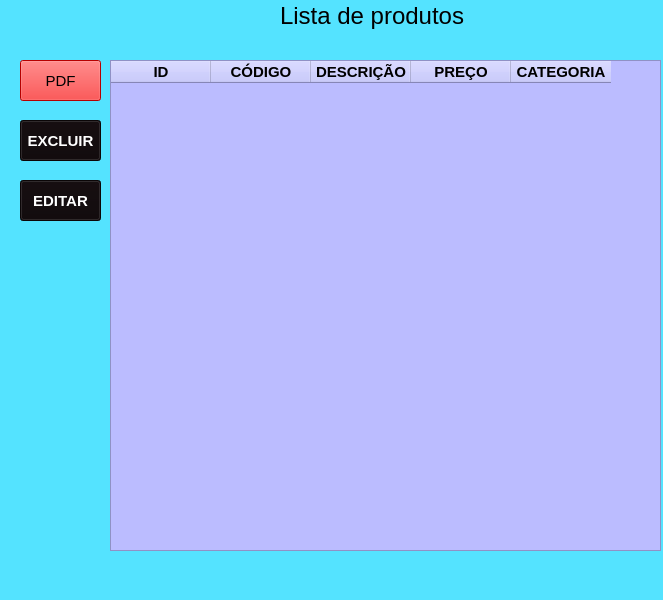
<?xml version="1.0" encoding="UTF-8"?>
<ui version="4.0">
 <class>MainWindow</class>
 <widget class="QMainWindow" name="MainWindow">
  <property name="geometry">
   <rect>
    <x>0</x>
    <y>0</y>
    <width>663</width>
    <height>600</height>
   </rect>
  </property>
  <property name="font">
   <font>
    <weight>75</weight>
    <bold>true</bold>
   </font>
  </property>
  <property name="windowTitle">
   <string>MainWindow</string>
  </property>
  <property name="styleSheet">
   <string notr="true">background-color: rgb(84, 227, 255);</string>
  </property>
  <widget class="QWidget" name="centralwidget">
   <widget class="QLabel" name="label">
    <property name="geometry">
     <rect>
      <x>280</x>
      <y>-10</y>
      <width>191</width>
      <height>51</height>
     </rect>
    </property>
    <property name="font">
     <font>
      <pointsize>18</pointsize>
     </font>
    </property>
    <property name="text">
     <string>Lista de produtos</string>
    </property>
   </widget>
   <widget class="QTableWidget" name="tableWidget">
    <property name="geometry">
     <rect>
      <x>110</x>
      <y>60</y>
      <width>551</width>
      <height>491</height>
     </rect>
    </property>
    <property name="font">
     <font>
      <pointsize>10</pointsize>
     </font>
    </property>
    <property name="styleSheet">
     <string notr="true">background-color: rgb(187, 188, 255);</string>
    </property>
    <property name="gridStyle">
     <enum>Qt::NoPen</enum>
    </property>
    <column>
     <property name="text">
      <string>ID</string>
     </property>
     <property name="font">
      <font>
       <pointsize>11</pointsize>
       <weight>75</weight>
       <bold>true</bold>
      </font>
     </property>
    </column>
    <column>
     <property name="text">
      <string>CÓDIGO</string>
     </property>
     <property name="font">
      <font>
       <pointsize>11</pointsize>
       <weight>75</weight>
       <bold>true</bold>
      </font>
     </property>
    </column>
    <column>
     <property name="text">
      <string>DESCRIÇÃO</string>
     </property>
     <property name="font">
      <font>
       <pointsize>11</pointsize>
       <weight>75</weight>
       <bold>true</bold>
      </font>
     </property>
    </column>
    <column>
     <property name="text">
      <string>PREÇO</string>
     </property>
     <property name="font">
      <font>
       <pointsize>11</pointsize>
       <weight>75</weight>
       <bold>true</bold>
      </font>
     </property>
    </column>
    <column>
     <property name="text">
      <string>CATEGORIA</string>
     </property>
     <property name="font">
      <font>
       <pointsize>11</pointsize>
       <weight>75</weight>
       <bold>true</bold>
      </font>
     </property>
    </column>
   </widget>
   <widget class="QPushButton" name="pushButton">
    <property name="geometry">
     <rect>
      <x>20</x>
      <y>60</y>
      <width>81</width>
      <height>41</height>
     </rect>
    </property>
    <property name="font">
     <font>
      <pointsize>11</pointsize>
     </font>
    </property>
    <property name="styleSheet">
     <string notr="true">background-color: rgb(255, 0, 0);</string>
    </property>
    <property name="text">
     <string>PDF</string>
    </property>
   </widget>
   <widget class="QPushButton" name="pushButton_2">
    <property name="geometry">
     <rect>
      <x>20</x>
      <y>120</y>
      <width>81</width>
      <height>41</height>
     </rect>
    </property>
    <property name="font">
     <font>
      <pointsize>11</pointsize>
      <weight>75</weight>
      <bold>true</bold>
     </font>
    </property>
    <property name="styleSheet">
     <string notr="true">background-color: rgb(255, 0, 0);
color: rgb(255, 255, 255);
background-color: rgb(15, 8, 10);</string>
    </property>
    <property name="text">
     <string>EXCLUIR</string>
    </property>
   </widget>
   <widget class="QPushButton" name="pushButton_3">
    <property name="geometry">
     <rect>
      <x>20</x>
      <y>180</y>
      <width>81</width>
      <height>41</height>
     </rect>
    </property>
    <property name="font">
     <font>
      <pointsize>11</pointsize>
      <weight>75</weight>
      <bold>true</bold>
     </font>
    </property>
    <property name="styleSheet">
     <string notr="true">background-color: rgb(255, 0, 0);
color: rgb(255, 255, 255);
background-color: rgb(15, 8, 10);</string>
    </property>
    <property name="text">
     <string>EDITAR</string>
    </property>
   </widget>
  </widget>
  <widget class="QMenuBar" name="menubar">
   <property name="geometry">
    <rect>
     <x>0</x>
     <y>0</y>
     <width>663</width>
     <height>21</height>
    </rect>
   </property>
  </widget>
  <widget class="QStatusBar" name="statusbar"/>
 </widget>
 <resources/>
 <connections/>
</ui>
